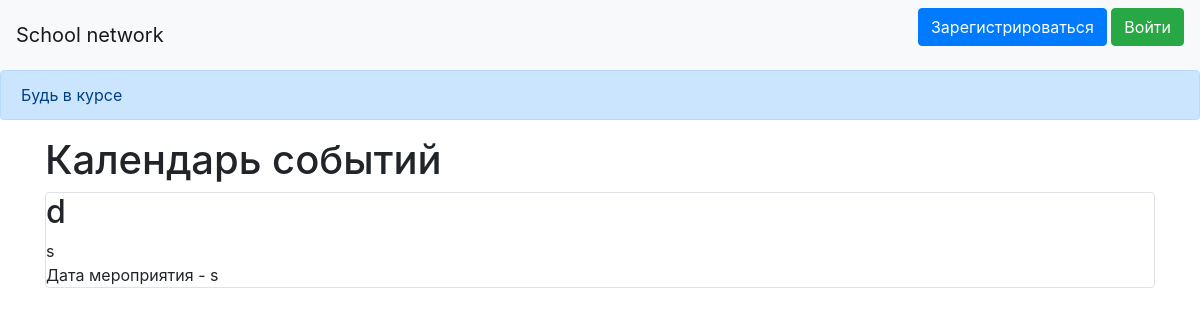
/sob, run on an earlier commit of the app's database.
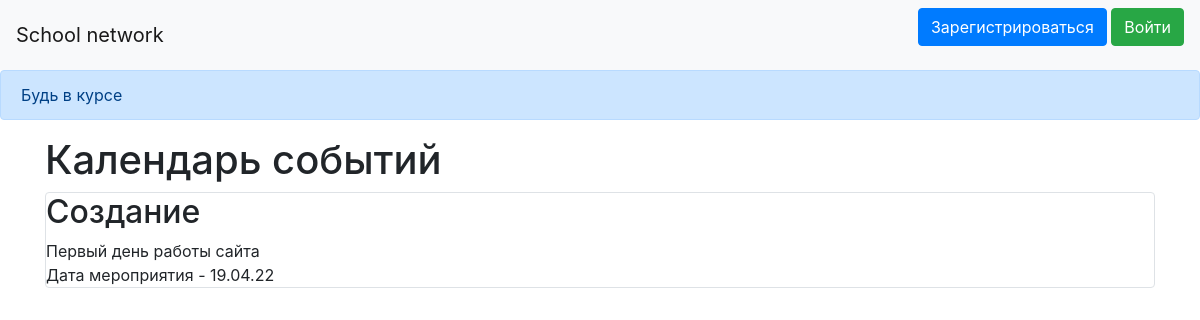
And on a later commit of the database.
### data/sob.py (models this page shows)
class Sob(SqlAlchemyBase):
    __tablename__ = 'sob'
    id = sqlalchemy.Column(sqlalchemy.Integer,
                           primary_key=True, autoincrement=True)
    title = sqlalchemy.Column(sqlalchemy.String, nullable=True)
    content = sqlalchemy.Column(sqlalchemy.String, nullable=True)
    date = sqlalchemy.Column(sqlalchemy.String, nullable=True)

### main.py (the view)
@app.route("/sob")
def indexsob():
    db_session.global_init("db/blogs.db")
    db_sess = db_session.create_session()
    sob = db_sess.query(Sob)
    return render_template("sob.html", sob=sob)

### data/db_session.py (called while the page is built, shortened)
def global_init(db_file):
    global __factory
    if __factory:
        return

def create_session() -> Session:
    global __factory
    return __factory()

### templates/sob.html (shortened to what this page needs)
{% extends "base.html" %}
{% block content %}
<h1>Календарь событий</h1>
{% for item in sob%}
<div class="col-md6 border rounded">
    <h2>{{item.title}}</h2>
    <div>
        {{item.content}}
    </div>
    <div>
        Дата мероприятия - {{item.date}}
    </div>
</div>
{% endfor %}
{% endblock %}

### templates/base.html (shortened to what this page needs)
<!doctype html>
<html lang="en">
<head>
    <link rel="stylesheet"
          href="https://stackpath.bootstrapcdn.com/bootstrap/4.4.1/css/bootstrap.min.css"
>
</head>
<body>
<header>
    <nav class="navbar navbar-light bg-light">
        <a class="navbar-brand" href="#">School network</a>
        {% if current_user.is_authenticated %}
        <a class="btn btn-success" href="/news">Новости</a>
        <a class="btn btn-success" href="/sob">Календарь событий</a>
        <a class="btn btn-primary " href="/user">Личный кабинет</a>
        <a class="btn btn-primary" href="/">На главную страницу</a>
        <a class="btn btn-danger" href="/logout">Выйти</a>
{% else %}
    <p>
        <a class="btn btn-primary " href="/register">Зарегистрироваться</a>
        <a class="btn btn-success" href="/login">Войти</a>
    </p>
{% endif %}
    </nav>
</header>
<div class="alert alert-primary" role="alert">
    Будь в курсе
</div>
<main role="main" class="container">
    {% block content %}{% endblock %}
</main>
</body>
</html>

What changed in the data, as far as the page shows it:
changed Sob: title "d" → "Создание"; content "s" → "Первый день работы сайта"; date "s" → "19.04.22"
